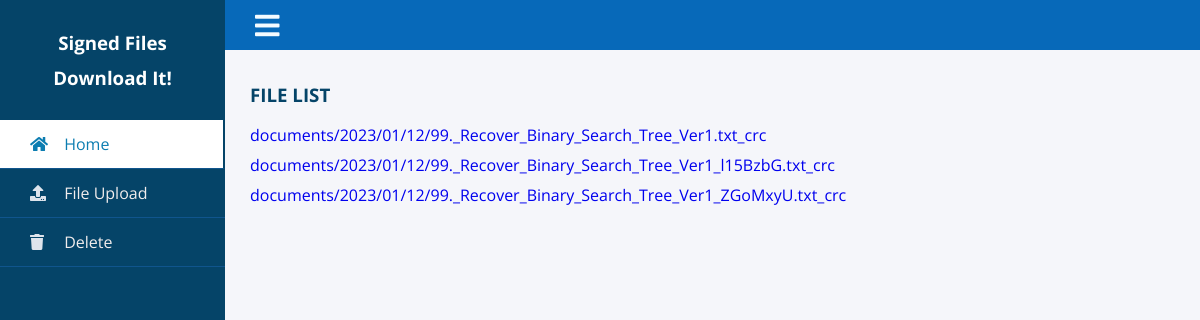
The page / on the database its author committed.
### myapp/models.py (models this page shows, shortened)
class Document(models.Model):
    docfile = models.FileField(upload_to='documents/%Y/%m/%d')
    time_stamp =models.DateTimeField(default=timezone.now)
    doctype = models.CharField(max_length=50, default='Not_Defined')

### myapp/views.py (the view)
# urls.py: path('', DocListView.as_view(), name='my-view'),
class DocListView(ListView):
    model = Document
    template_name = 'main.html'

### myapp/templates/main.html (shortened to what this page needs)
<!DOCTYPE html>
<html>
    <head>
      <link rel="stylesheet" href="https://use.fontawesome.com/releases/v5.8.1/css/all.css">
        {% load static %}
        <link rel="stylesheet" href="{% static 'css/main.css' %}">
    </head>
    <body>
      <div class="wrapper">
        <div class="sidebar">
           <div class="profile">
            <h3>Signed Files</h3>
            <h3>Download It!</h3>
        </div>
           <ul>
            <li>
                <a href="#" class="active">
                    <span class="icon"><i class="fas fa-home"></i></span>
                    <span class="item">Home</span>
                </a>
            </li>
            <li>
                <a href="file-upload">
                    <span class="icon"><i class="fas fa-upload"></i></span>
                    <span class="item">File Upload</span>
                </a>
            </li>
            <li>
                <a href="delete">
                    <span class="icon"><i class="fas fa-trash"></i></span>
                    <span class="item">Delete</span>
                </a>
            </li>
          </ul>
    </div>
    <div class="section">
      <div class="top_navbar">
          <div class="hamburger">
              <a href="#">
                  <i class="fas fa-bars"></i>
              </a>
          </div>
      </div>
    </div>
  <div class="filelist">
        {% if object_list %}
            <h3>FILE LIST</h3>
            <ul>
                {% for document in object_list %}
                    {% if document.doctype == "GENERAL" %}
                      <li>
                        <a href="{{ document.docfile.url }}">{{ document.docfile.name }}
                        </a>
                      </li>
                    {% endif %}
                {% endfor %}
            </ul>
        {% else %}
            <p>No documents.</p>
        {% endif %}
  </div>
</div>
    </body>
</html>

### static/css/main.css (style rules this page uses)
* { list-style: none; text-decoration: none; margin: 0; padding: 0; box-sizing: border-box; font-family: 'Open Sans', sans-serif; }
body { background: #f5f6fa; }
.wrapper .sidebar { background: rgb(5, 68, 104); position: fixed; top: 0; left: 0; width: 225px; height: 100%; padding: 20px 0; transition: all 0.5s ease; }
.wrapper .sidebar .profile { margin-bottom: 30px; text-align: center; }
.wrapper .sidebar .profile h3 { color: #ffffff; margin: 10px 0 5px; }
.wrapper .sidebar ul li a { display: block; padding: 13px 30px; border-bottom: 1px solid #10558d; color: rgb(241, 237, 237); font-size: 16px; position: relative; }
.wrapper .sidebar ul li a .icon { color: #dee4ec; width: 30px; display: inline-block; }
.wrapper .sidebar ul li a:hover, .wrapper .sidebar ul li a.active { color: #0c7db1; background:white; border-right: 2px solid rgb(5, 68, 104); }
.wrapper .sidebar ul li a:hover .icon, .wrapper .sidebar ul li a.active .icon { color: #0c7db1; }
.wrapper .sidebar ul li a:hover:before, .wrapper .sidebar ul li a.active:before { display: block; }
.wrapper .section { width: calc(100% - 225px); margin-left: 225px; transition: all 0.5s ease; }
.wrapper .section .top_navbar { background: rgb(7, 105, 185); height: 50px; display: flex; align-items: center; padding: 0 30px; }
.wrapper .section .top_navbar .hamburger a { font-size: 28px; color: #f4fbff; }
.wrapper .filelist { color: rgb(5, 68, 104); position: relative; margin-top: 20px; margin-left: 250px; font-size: 16px; }
body .wrapper .filelist h3 { line-height: 50px; }
body .wrapper .filelist ul { line-height: 30px; }

### rows shown on the page
Document: docfile.name "documents/2023/01/12/99._Recover_Binary_Search_Tree_Ver1.txt_crc"
Document: docfile.name "documents/2023/01/12/99._Recover_Binary_Search_Tree_Ver1_l15BzbG.txt_crc"
Document: docfile.name "documents/2023/01/12/99._Recover_Binary_Search_Tree_Ver1_ZGoMxyU.txt_crc"
